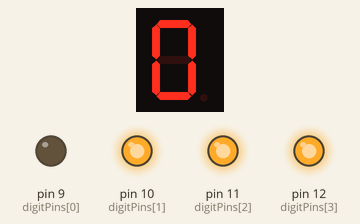
Recording of a sketch running on a simulated Arduino Uno, built with avr-gcc and run on an emulated ATmega328P. On the bench: 1-digit seven-segment display, output pins drawn as LEDs (lit = HIGH). Wiring (inferred from the names in the program): 1-digit 7-segment display, segments lit when HIGH: segments pin 2, pin 3, pin 4, pin 5, pin 6, pin 7, pin 8. The segment pins are drawn as the display they are named for; pins used as bus, display or sensor lines are not drawn.

Above: at 0.1 s.
At 1.1 s:
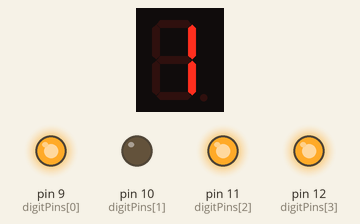
At 2.1 s:
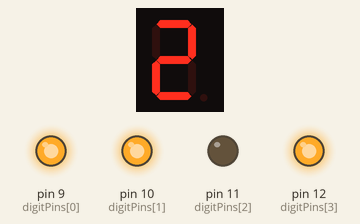
At 3.1 s:
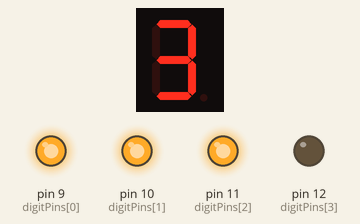
At 6.1 s:
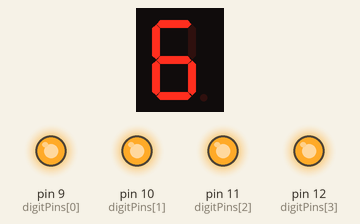
At 9.1 s:
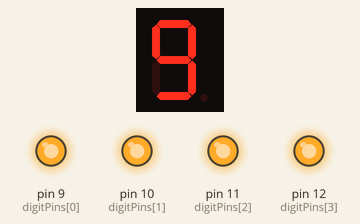
Timing chart, 0 to 35.5 s (numbered marks = the images above):
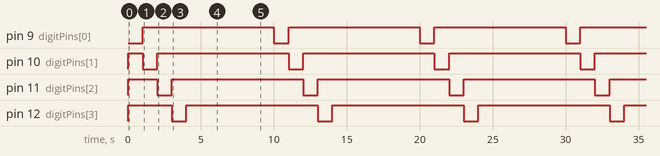

Measured:
- by itself, pin 9 (digitPins[0]): alternates HIGH for 9.0 s and LOW for 1.0 s
- by itself, pin 10 (digitPins[1]), pin 11 (digitPins[2]), pin 12 (digitPins[3]): repeats every 10.0 s: LOW 1.0 s, HIGH 9.0 s
- by itself, everything shown: repeats every 10.0 s, in 10 steps
- what the display in image 1 shows lasts 1.0 s, from 1.0 s to 2.0 s

The sketch:

7segmentdisplay.ino
```cpp
// Define the pins for each segment (a, b, c, d, e, f, g) and the common cathode pins
const int segmentPins[] = {2, 3, 4, 5, 6, 7, 8};
const int digitPins[] = {9, 10, 11, 12}; // Common cathode pins

// Define the digit patterns for digits 0-9
const byte digitPatterns[] = {
  B00111111, // 0
  B00000110, // 1
  B01011011, // 2
  B01001111, // 3
  B01100110, // 4
  B01101101, // 5
  B01111101, // 6
  B00000111, // 7
  B01111111, // 8
  B01101111  // 9
};

void setup() {
  // Set the digitPins as OUTPUT
  for (int i = 0; i < 4; i++) {
    pinMode(digitPins[i], OUTPUT);
  }
  // Set the segmentPins as OUTPUT
  for (int i = 0; i < 7; i++) {
    pinMode(segmentPins[i], OUTPUT);
  }
}

void loop() {
  // Display digits 0-9 in a loop
  for (int i = 0; i < 10; i++) {
    displayDigit(i);
    delay(1000); // Display each digit for 1 second
  }
}

void displayDigit(int digit) {
  if (digit >= 0 && digit <= 9) {
    // Select the digit
    for (int i = 0; i < 4; i++) {
      if (i == digit) {
        digitalWrite(digitPins[i], LOW); // Common cathode display, so set LOW to enable the digit
      } else {
        digitalWrite(digitPins[i], HIGH);
      }
    }

    // Display the segments for the selected digit
    for (int i = 0; i < 7; i++) {
      if (bitRead(digitPatterns[digit], i)) {
        digitalWrite(segmentPins[i], HIGH); // Turn on the segment
      } else {
        digitalWrite(segmentPins[i], LOW); // Turn off the segment
      }
    }
  }
}
```
